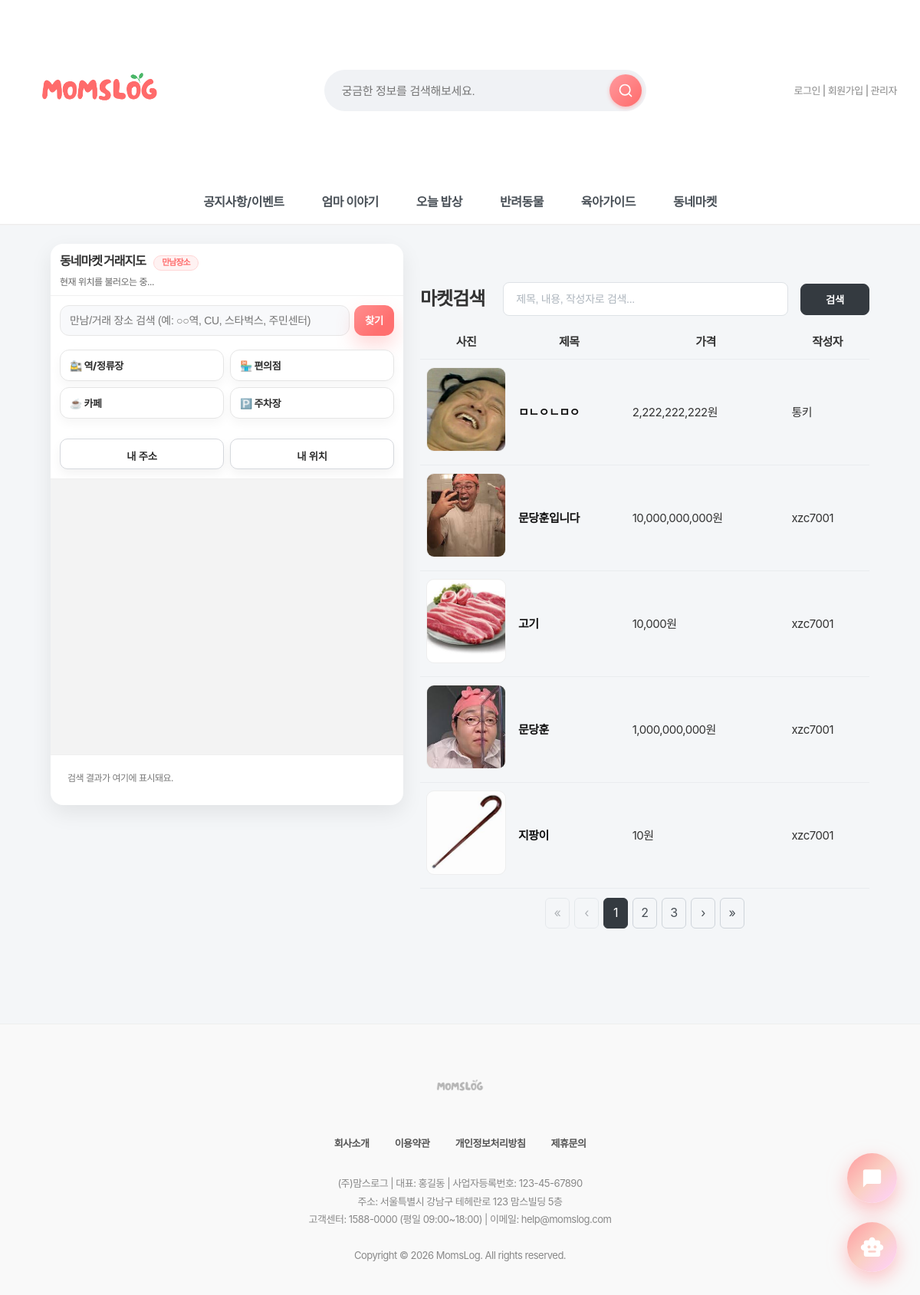
The app's page /board/flea/ with its own data.
### board/models.py (models this page shows, shortened)
class FleaItem(models.Model):
    STATUS_CHOICES = [
        ('selling', '판매중'),
        ('reserved', '예약중'),
        ('sold', '판매완료'),
        ('share', '나눔'),
    ]
    title = models.CharField(max_length=200, verbose_name="제목")
    description = models.TextField(verbose_name="내용")
    price = models.IntegerField(verbose_name="가격(원)")
    location_address = models.CharField(max_length=255, null=True, blank=True, verbose_name="거래 희망 위치(주소)")
    latitude = models.DecimalField(max_digits=9, decimal_places=6, null=True, blank=True, verbose_name="위도")
    longitude = models.DecimalField(max_digits=9, decimal_places=6, null=True, blank=True, verbose_name="경도")
    image = models.ImageField(upload_to='flea/', null=True, blank=True, verbose_name="이미지")
    author = models.ForeignKey(settings.AUTH_USER_MODEL, on_delete=models.CASCADE, verbose_name="작성자")
    liked_by = models.ManyToManyField(settings.AUTH_USER_MODEL, related_name='liked_flea_items', blank=True, verbose_name="찜한 사용자")
    status = models.CharField(max_length=20, choices=STATUS_CHOICES, default='selling', verbose_name="거래 상태")
    views = models.IntegerField(default=0, verbose_name="조회수")  # 26-01-02 슬기 추가: 조회수 필드
    created_at = models.DateTimeField(auto_now_add=True, verbose_name="작성일")
    updated_at = models.DateTimeField(auto_now=True, verbose_name="수정일")
    class Meta:
        verbose_name = '벼룩시장'
        verbose_name_plural = '벼룩시장'
        ordering = ['-created_at']

### accounts/models.py (models this page shows, shortened)
class User(AbstractUser):
    real_name = models.CharField("이름", max_length=30)
    nickname = models.CharField("닉네임", max_length=30, unique=True)
    jumin = models.CharField("주민번호", max_length=20)  # 000000-0000000
    phone = models.CharField("휴대폰 번호", max_length=20)
    email = models.EmailField("이메일", max_length=254)
    address = models.CharField("주소", max_length=200, blank=True, null=True)
    address_detail = models.CharField("상세주소", max_length=200, blank=True, null=True)
    point = models.PositiveIntegerField("포인트", default=0)
    grade = models.CharField("회원 등급", max_length=10, choices=GRADE_CHOICES, default="start")
    GENDER_CHOICES = [
        ('M', '남자'),
        ('F', '여자'),
    ]
    gender = models.CharField("성별", max_length=1, choices=GENDER_CHOICES, default='F')
    has_children = models.BooleanField("자녀 유무", default=False)
    CHILD_STAGE_CHOICES = [
        ("kindergarten", "유치원"),
        ("elementary", "초등학생"),
        ("middle", "중학생"),
        ("high", "고등학생"),
        ("adult", "성인"),
        ("other", "기타"),
    ]
    children_stages = models.JSONField("자녀 학령(복수)", default=list, blank=True)
    terms_agreed = models.BooleanField("약관 동의", default=False)

### board/views.py (the view, shortened to what this page needs)
# urls.py: path('flea/', views.flea_list, name='flea_list'),
def flea_list(request):
    search_query = request.GET.get('search', '').strip()
    center_lat = request.GET.get('clat')
    center_lng = request.GET.get('clng')
    radius_km = request.GET.get('r', '1')  # 기본 1km
    all_items = FleaItem.objects.select_related('author').prefetch_related('liked_by').all()
    if search_query:
        items = all_items.filter(
            Q(title__icontains=search_query) |
            Q(description__icontains=search_query) |
            Q(author__username__icontains=search_query) |
            Q(author__nickname__icontains=search_query)
        )
        print(f"[검색] 검색어: '{search_query}', 전체: {all_items.count()}건, 검색결과: {items.count()}건")
        for item in items[:5]:  # 최대 5개만 출력
            print(f"  - {item.title} (작성자: {item.author.nickname or item.author.username})")
    else:
        items = all_items
    liked_items = None
    if request.user.is_authenticated:
        liked_items = FleaItem.objects.filter(liked_by=request.user).select_related('author')
    user_default_address = ""
    user_default_address_detail = ""
    if request.user.is_authenticated:
        user_default_address = getattr(request.user, "address", "") or ""
        user_default_address_detail = getattr(request.user, "address_detail", "") or ""
        if not user_default_address and user_default_address_detail:
            user_default_address = user_default_address_detail
    page_number = request.GET.get('page', '1')
    paginator = Paginator(items.order_by('-id'), 5)  # 최신순 유지
    page_obj = paginator.get_page(page_number)
    total_count = paginator.count
    current_page = page_obj.number
    total_pages = page_obj.paginator.num_pages
    start_page = max(1, current_page - 2)
    end_page = min(total_pages, current_page + 2)
    page_numbers = range(start_page, end_page + 1)
    return render(request, 'board/flea_list.html', {
        'items': page_obj,              # ✅ queryset → Page 객체로
        'total_count': total_count,     # ✅ 전체 건수
        'liked_items': liked_items,
        'search_query': search_query,
        'clat': center_lat,
        'clng': center_lng,
        'r': radius_km,
        'page_numbers': page_numbers,
        'current_page': current_page,
        'total_pages': total_pages,
        'user_default_address': user_default_address,
        'user_default_address_detail': user_default_address_detail,
    })

### quests/context_processors.py (called while the page is built, shortened)
def today_quest(request):
    if not request.user.is_authenticated:
        return {
            "today_quest": None,
            "grade_progress": None,
        }

### board/templates/board/flea_list.html (shortened to what this page needs)
{% extends 'base.html' %}
{% load humanize %}
{% load static %}
{% block content %}
<link rel="stylesheet" href="{% static 'css/flea_list.css' %}?v=20260109_02">
<link rel="stylesheet" href="{% static 'css/local_market.css' %}?v=20260111_03">
<div class="local-market-layout">
  <aside class="lm-left">
    <div class="lm-card">
      <div class="lm-title">
        <h3>
          동네마켓 거래지도
          <span class="lm-badge">만남장소</span>
        </h3>
        <p id="lm_current_addr" class="lm-sub">현재 위치를 불러오는 중...</p>
      </div>
      <div class="lm-controls">
        <div class="lm-search-row">
          <input
            type="text"
            id="lm_keyword"
            placeholder="만남/거래 장소 검색 (예: ○○역, CU, 스타벅스, 주민센터)"
            autocomplete="off">
          <button type="button" id="lm_btn_search">찾기</button>
        </div>
        <div class="lm-quick-row">
          <button type="button" class="lm-quick" data-q="지하철역">
            <span class="lm-quick-label">🚉 역/정류장</span>
          </button>
          <button type="button" class="lm-quick" data-q="편의점">
            <span class="lm-quick-label">🏪 편의점</span>
          </button>
          <button type="button" class="lm-quick" data-q="카페">
            <span class="lm-quick-label">☕ 카페</span>
          </button>
          <button type="button" class="lm-quick" data-q="주차장">
            <span class="lm-quick-label">🅿️ 주차장</span>
          </button>
        </div>
        <div class="lm-myloc-row">
          <button type="button" id="lm_btn_myaddr" class="lm-myloc">내 주소</button>
          <button type="button" id="lm_btn_myloc" class="lm-myloc">내 위치</button>
        </div>
      </div>
      <div id="lm_map" class="lm-map"></div>
      <div id="lm_result" class="lm-result">
        <div class="lm-empty">검색 결과가 여기에 표시돼요.</div>
      </div>
    </div>
  </aside>
  <main class="lm-right">
    <div class="flea-container">
      <div class="flea-header">
        <h2 class="market-title">마켓검색</h2>
        <form method="get">
          <div class="flea-header-form-div">
            <input
              type="text"
              name="search"
              value="{{ search_query }}"
              placeholder="제목, 내용, 작성자로 검색...">
            <button type="submit" class="market-btn btn-search">검색</button>
          </div>
        </form>
      </div>
      {% if items %}
      <table class="flea-table">
        <thead>
          <tr>
            <th class="col-img">사진</th>
            <th>제목</th>
            <th class="col-price">가격</th>
            <th>작성자</th>
          </tr>
        </thead>
        <tbody>
          {% for item in items %}
          <tr
            class="flea-row {% if item.status == 'sold' %}is-sold{% endif %}"
            data-href="{% url 'board:flea_detail' item.pk %}">
            <td class="col-img">
              <a href="{% url 'board:flea_detail' item.pk %}">
                {% if item.image %}
                  <img src="{{ item.image.url }}" class="flea-table-thumb">
                {% else %}
                  <div class="flea-table-thumb placeholder">이미지 없음</div>
                {% endif %}
              </a>
            </td>
            <td>
              <a href="{% url 'board:flea_detail' item.pk %}" class="flea-table-link">
                {{ item.title }}
              </a>
            </td>
            <td class="col-price">{{ item.price|intcomma }}원</td>
            <td class="col-author">{{ item.author.nickname|default:item.author.username }}</td>
          </tr>
          {% endfor %}
        </tbody>
      </table>
      {% else %}
        <p class="no-results">등록된 상품이 없습니다.</p>
      {% endif %}
    {% if items.has_other_pages %}
    <div class="pagination-container">
        {% if items.number > 1 %}
            <a href="?page=1{% if search_query %}&search={{ search_query }}{% endif %}{% if clat and clng %}&clat={{ clat }}&clng={{ clng }}&r={{ r }}{% endif %}" class="pagination-btn">«</a>
        {% else %}
            <span class="pagination-btn disabled">«</span>
        {% endif %}
        {% if items.has_previous %}
            <a href="?page={{ items.previous_page_number }}{% if search_query %}&search={{ search_query }}{% endif %}{% if clat and clng %}&clat={{ clat }}&clng={{ clng }}&r={{ r }}{% endif %}" class="pagination-btn">‹</a>
        {% else %}
            <span class="pagination-btn disabled">‹</span>
        {% endif %}
        {% for p in page_numbers %}
            {% if p == current_page %}
            <span class="pagination-btn active">{{ p }}</span>
            {% else %}
            <a href="?page={{ p }}{% if search_query %}&search={{ search_query }}{% endif %}{% if clat and clng %}&clat={{ clat }}&clng={{ clng }}&r={{ r }}{% endif %}" class="pagination-btn">{{ p }}</a>
            {% endif %}
        {% endfor %}
        {% if items.has_next %}
            <a href="?page={{ items.next_page_number }}{% if search_query %}&search={{ search_query }}{% endif %}{% if clat and clng %}&clat={{ clat }}&clng={{ clng }}&r={{ r }}{% endif %}" class="pagination-btn">›</a>
        {% else %}
            <span class="pagination-btn disabled">›</span>
        {% endif %}
        {% if items.number < total_pages %}
            <a href="?page={{ total_pages }}{% if search_query %}&search={{ search_query }}{% endif %}{% if clat and clng %}&clat={{ clat }}&clng={{ clng }}&r={{ r }}{% endif %}" class="pagination-btn">»</a>
        {% else %}
            <span class="pagination-btn disabled">»</span>
        {% endif %}
    </div>
    {% endif %}
    </div>
  </main>
</div>
{% endblock %}

### static/css/style.css (style rules this page uses)
body { font-family: "Pretendard Variable", "Pretendard", -apple-system, BlinkMacSystemFont, system-ui, Roboto, "Helvetica Neue", "Segoe UI", "Apple SD Gothic Neo", "Noto Sans KR", "Malgun Gothic", "Apple Color Emoji", "Segoe UI Emoji", "Segoe UI Symbol", sans-serif; margin: 0; padding: 0; background-color: #f4f6f8; color: #333; line-height: 1.6; letter-spacing: -0.5px; -webkit-font-smoothing: antialiased; -moz-osx-font-smoothing: grayscale; }
h1, h2, h3, h4, h5, h6 { font-weight: 700; letter-spacing: -1px; margin-top: 0; }
button, input, select, textarea { font-family: "Pretendard Variable", "Pretendard", sans-serif; letter-spacing: -0.3px; }
a { text-decoration: none; color: inherit; transition: all 0.3s ease; }
button { font-family: 'Pretendard', sans-serif; }
.flea-container { max-width: 960px; margin: 50px auto; }
.flea-header { display: flex; align-items: center; margin-bottom: 16px; gap: 12px; }
.btn-search, .btn-check { background: #495057; color: white; border: none; border-radius: 8px; width: 90px; font-weight: 700; margin-left: 8px; cursor: pointer; }

### static/css/mobile.css (style rules this page uses)
* { box-sizing: border-box; }
img, video, iframe { max-width: 100%; height: auto; }

### static/css/darkmode.css (style rules this page uses)
body, header, .main-nav, .card, input, textarea, select, button, table { transition: background-color 0.3s ease, color 0.3s ease, border-color 0.3s ease; }

### static/css/premium-finish.css (style rules this page uses)
* { --transition-fast: 0.2s; --transition-normal: 0.3s; --transition-slow: 0.5s; --ease-spring: cubic-bezier(0.23, 1, 0.320, 1); --ease-smooth: cubic-bezier(0.25, 0.46, 0.45, 0.94); }

### static/css/flea_list.css (style rules this page uses)
.flea-header { display: flex; align-items: center; gap: 24px; }
.flea-header h2 { margin: 0; white-space: nowrap; }
.flea-header form { margin: 0; flex: 1; }
.flea-header-form-div { display: flex; gap: 8px; align-items: center; height: 44px; }
.flea-header input[type="text"] { flex: 1; height: 100%; padding: 0 16px; border: 1px solid #dee2e6; border-radius: 8px; font-size: 14px; transition: all 0.2s; outline: none; }
.flea-header input[type="text"]::placeholder { color: #adb5bd; }

### static/css/local_market.css (style rules this page uses)
.local-market-layout { max-width: 1100px; margin: 0 auto; padding: 24px 16px; display: grid; grid-template-columns: 460px 1fr; gap: 22px; }
.lm-left { align-self: start; position: sticky; top: 90px; }
.lm-card { background: #fff; border-radius: 16px; box-shadow: 0 10px 28px rgba(0,0,0,0.08); overflow: hidden; }
.lm-title { padding: 10px 12px 8px 12px; border-bottom: 1px solid #f0f0f0; }
.lm-title h3 { margin: 0; font-size: 16px; font-weight: 900; color: #333; }
.lm-sub { margin: 4px 0 0 0; font-size: 12px; color: #777; }
.lm-badge { display: inline-flex; align-items: center; height: 20px; padding: 0 10px; margin-left: 8px; border-radius: 999px; font-size: 11px; font-weight: 800; background: #fff2f2; color: #ff6b6b; border: 1px solid #ffd6d6; }
.lm-controls { padding: 10px 12px; display: flex; flex-direction: column; gap: 8px; }
.lm-search-row { display: flex; gap: 8px; }
#lm_keyword { flex: 1; height: 40px; border: 1px solid #e7e7e7; background: #f8f9fb; border-radius: 12px; padding: 0 12px; font-size: 14px; outline: none; }
#lm_btn_search { height: 40px; padding: 0 14px; border: 0; border-radius: 12px; background: linear-gradient(135deg, #ff8f8f 0%, #ff6f6f 70%); color: #fff; font-weight: 800; cursor: pointer; box-shadow: 0 12px 24px rgba(255, 111, 111, 0.28); }
.lm-quick-row { display: grid; grid-template-columns: 1fr 1fr; gap: 8px; }
.lm-quick { display: inline-flex; align-items: center; justify-content: flex-start; gap: 10px; padding: 10px 12px; border: 1px solid #e7e7e7; border-radius: 12px; background: #fff; cursor: pointer; font-weight: 800; font-size: 13px; color: #222; box-shadow: 0 8px 18px rgba(0,0,0,0.04); }
.lm-quick-label { font-size: 13px; font-weight: 800; color: #2d2d2d; }
.lm-myloc-row { display:flex; gap:10px; margin-top: 8px; }
.lm-myloc { flex: 1; height: 40px; border: 0; border-radius: 12px; background: #ffffff; color: #2d2d2d; font-weight: 800; cursor: pointer; border: 1px solid #d5d8dd; box-shadow: 0 6px 14px rgba(0,0,0,0.05); }
.lm-map { position: relative; width: 100%; aspect-ratio: 1 / 1; height: auto; background: #f3f3f3; }
.lm-result { margin-top: 0; border-top: 1px solid #f0f0f0; padding: 10px 12px 12px 12px; max-height: 170px; overflow: auto; }
.lm-empty { padding: 10px 10px 14px 10px; font-size: 12px; color: #777; }
.lm-right { min-width: 0; }

### records on screen
FleaItem: image (picture), title "ㅁㄴㅇㄴㅁㅇ", price "2,222,222,222", author.nickname "통키"
FleaItem: image (picture), title "문당훈입니다", price "10,000,000,000", author.nickname "xzc7001"
FleaItem: image (picture), title "고기", price "10,000", author.nickname "xzc7001"
FleaItem: image (picture), title "문당훈", price "1,000,000,000", author.nickname "xzc7001"
FleaItem: image (picture), title "지팡이", price "10", author.nickname "xzc7001"

### other values on screen
{{ p }} "1"
{{ p }} "2" "3"
